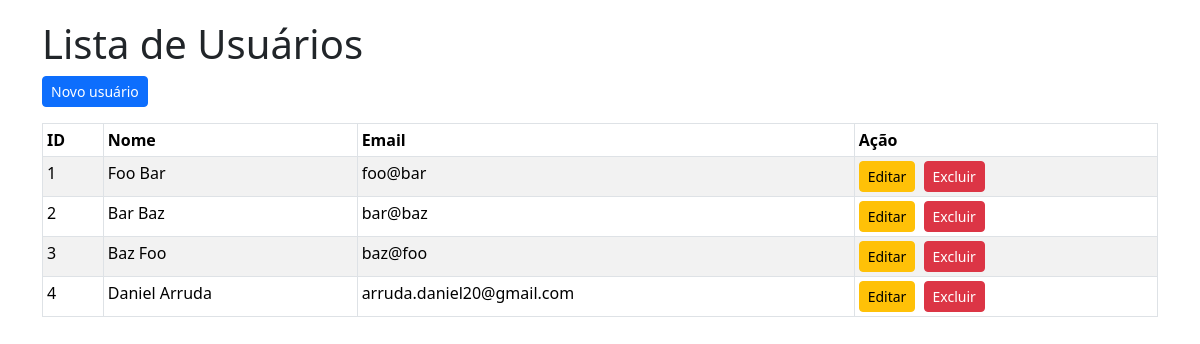
The app's page /, older data.
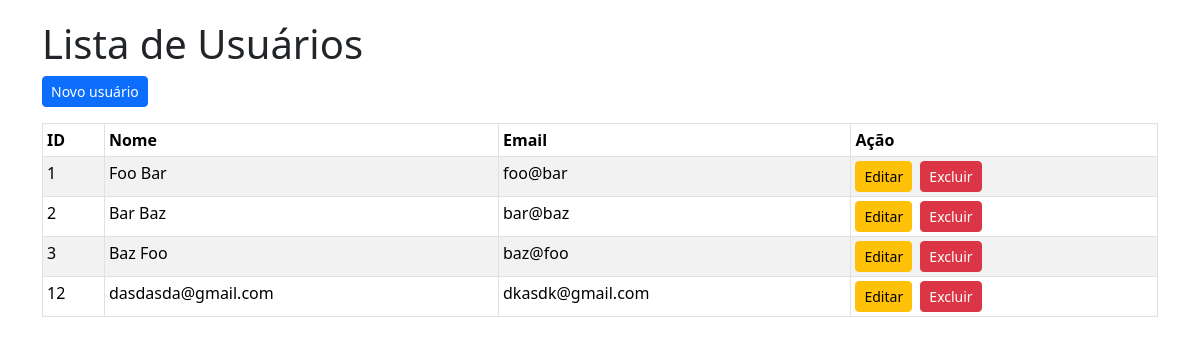
The same page, newer data.
### tables this page shows
CREATE TABLE users(
    id INTEGER PRIMARY KEY,
    name varchar(100) NOT NULL,
    email varchar(100) NOT NULL
);

### app/Controllers/UserController.php (called while the page is built, shortened)
<?php
require_once __DIR__ . '/../Models/User.php';
class UserController
{
    public function index()
    {
        $users = User::list();
        include __DIR__ . '/../Views/users/index.php';
    }
}

### connection.php (called while the page is built, shortened)
<?php
class Connection
{
    private $databaseFile;
    private $connection;
    public function __construct()
    {
        $this->databaseFile = realpath(__DIR__ . "/database/db.sqlite");
    }
    private function connect()
    {
        return $this->connection = new PDO("sqlite:{$this->databaseFile}");
    }
    public function getConnection()
    {
        return $this->connection ?: $this->connection = $this->connect();
    }
    public function query($query)
    {
        $result = $this->getConnection()->query($query);
        $result->setFetchMode(PDO::FETCH_INTO, new stdClass);
        return $result;
    }
}

### app/Models/User.php (called while the page is built, shortened)
<?php
require_once __DIR__ . '/../../connection.php';
class User
{
    public static function list()
    {
        $connection = new Connection();
        return $connection->query("SELECT * FROM users");
    }
}

### app/Views/users/index.php (the view, shortened to what this page needs)
<!DOCTYPE html>
<html lang="pt">
<head>
    <link href="https://cdn.jsdelivr.net/npm/bootstrap@5.3.3/dist/css/bootstrap.min.css" rel="stylesheet">
    <link rel="stylesheet" type="text/css" href="css/style.css">
</head>
<body>
    <div class="container">
        <h1>Lista de Usuários</h1>
        <a href="?page=user_create" class="btn btn-primary btn-sm mb-3">Novo usuário</a>
        <table class="table table-striped table-hover table-bordered table-sm">
            <thead>
                <tr>
                    <th>ID</th>
                    <th>Nome</th>
                    <th>Email</th>
                    <th>Ação</th>
                </tr>
            </thead>
            <tbody>
                <?php foreach ($users as $user): ?>
                    <tr>
                        <td><?= $user->id ?></td>
                        <td><?= $user->name ?></td>
                        <td><?= $user->email ?></td>
                        <td>
                            <a href="?page=user_edit&id=<?= $user->id ?>" class="btn btn-warning btn-sm me-1">Editar</a>
                            <a href="?page=user_delete&id=<?= $user->id ?>" class="btn btn-danger btn-sm">Excluir</a>
                        </td>
                    </tr>
                <?php endforeach; ?>
            </tbody>
        </table>
    </div>
</body>
</html>

### public/index.php (shortened to what this page needs)
<?php
require_once __DIR__ . '/../app/Controllers/UserController.php';
$page = $_GET['page'] ?? 'users';
switch ($page) {
    case 'users':
        $controller = new UserController();
        $controller->index();
        break;
}

### public/css/style.css (style rules this page uses)
.container { margin-top: 20px; }

Row changes from the older to the newer data that the page shows:
removed users: id "4", name "Daniel Arruda", email "arruda.daniel20@gmail.com"
added users: id "12", name "dasdasda@gmail.com", email "dkasdk@gmail.com"
